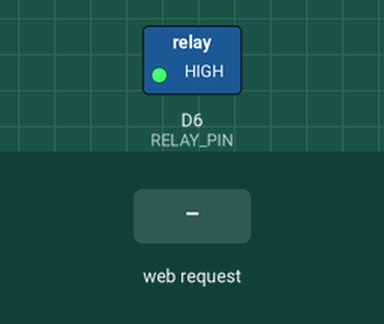
This sketch was run on a simulated ESP8266 (NodeMCU). On the bench: switched loads named in the sketch (green lamp = pin HIGH). The test bench sets the inputs (shaded band). What the sketch prints to the serial monitor is not drawn.

Above: at 1.2 s.
1.3 s: HTTP request GET /on received
At 2.0 s:
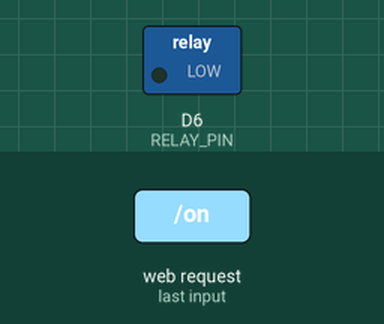
2.8 s: HTTP request GET /off received
At 3.1 s:
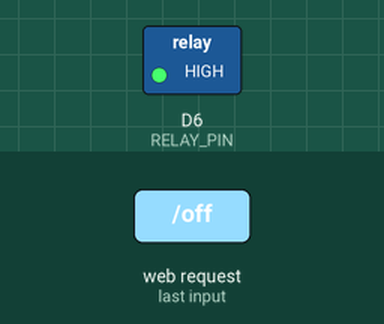
Timing chart, 0 to 5.8 s (numbered marks = the images above; inputs shaded):
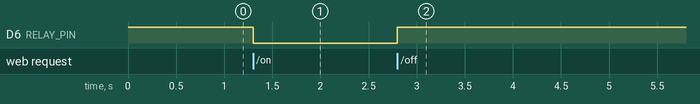

The sketch:

day-8.ino
```cpp
#include <ESP8266WiFi.h>
#include <ESP8266WebServer.h>

const char* ssid = "RelayControl";
const char* password = "12345678";

ESP8266WebServer server(80);

#define RELAY_PIN D6
bool relayState = false;

void handleRoot() {
  String html = R"rawliteral(
    <!DOCTYPE html>
    <html>
    <head>
      <meta name="viewport" content="width=device-width, initial-scale=1">
      <style>
        body {
          font-family: Arial, sans-serif;
          background-color: #1e1e1e;
          color: white;
          text-align: center;
          padding: 20px;
        }
        h2 {
          color: #00ffcc;
        }
        .status {
          font-size: 1.5em;
          margin: 20px 0;
        }
        .btn {
          display: inline-block;
          padding: 15px 30px;
          font-size: 18px;
          margin: 10px;
          border: none;
          border-radius: 8px;
          cursor: pointer;
          text-decoration: none;
          transition: background-color 0.3s ease;
        }
        .on {
          background-color: #4CAF50;
          color: white;
        }
        .on:hover {
          background-color: #45a049;
        }
        .off {
          background-color: #f44336;
          color: white;
        }
        .off:hover {
          background-color: #da190b;
        }
        .footer {
          margin-top: 40px;
          font-size: 0.9em;
          color: #888;
        }
      </style>
    </head>
    <body>
      <h2>🔌 Relay Control Panel</h2>
      <p class="status">Relay is currently: <strong>)rawliteral";

  html += relayState ? "ON" : "OFF";

  html += R"rawliteral(</strong></p>
      <a class="btn on" href="/on">Turn ON</a>
      <a class="btn off" href="/off">Turn OFF</a>
      <div class="footer">ESP8266 Web Server</div>
    </body>
    </html>
  )rawliteral";

  server.send(200, "text/html", html);
}

void handleOn() {
  relayState = true;
  digitalWrite(RELAY_PIN, LOW); // LOW = ON for relay
  handleRoot();
}

void handleOff() {
  relayState = false;
  digitalWrite(RELAY_PIN, HIGH); // HIGH = OFF for relay
  handleRoot();
}

void setup() {
  Serial.begin(115200);
  pinMode(RELAY_PIN, OUTPUT);
  digitalWrite(RELAY_PIN, HIGH); // Start with relay off

  WiFi.softAP(ssid, password);
  Serial.println("Access Point Started");
  Serial.println("IP Address: ");
  Serial.println(WiFi.softAPIP());

  server.on("/", handleRoot);
  server.on("/on", handleOn);
  server.on("/off", handleOff);
  server.begin();
  Serial.println("Web server started");
}

void loop() {
  server.handleClient();
}


// then opne
```

Measured:
- after the input at 1.3 s, D6 (RELAY_PIN): HIGH → LOW at once
- after the input at 2.8 s, D6 (RELAY_PIN): LOW → HIGH at once
